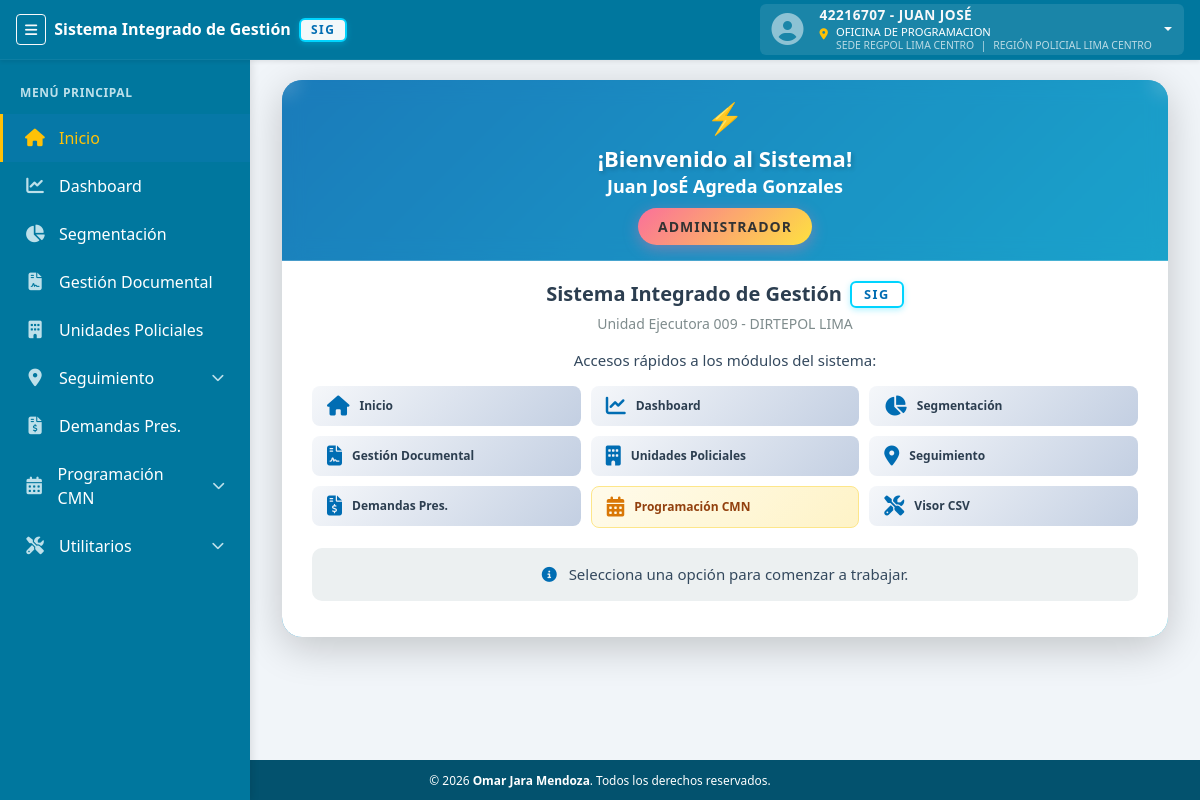
The page /vista/inicio.php (signed in) on the database its author committed.
### tables this page shows
CREATE TABLE `modulos` (
  `id` int(11) NOT NULL,
  `nombre` varchar(100) NOT NULL COMMENT 'Nombre descriptivo del módulo',
  `slug` varchar(50) NOT NULL COMMENT 'Identificador único (snake_case)',
  `icono` varchar(50) DEFAULT 'fa-cube' COMMENT 'Icono FontAwesome',
  `enlace` varchar(255) DEFAULT '#',
  `categoria` varchar(50) DEFAULT 'OTROS',
  `color` varchar(20) DEFAULT '#00779e' COMMENT 'Color del módulo',
  `orden` int(11) DEFAULT 0 COMMENT 'Orden de visualización',
  `es_restringido` tinyint(1) DEFAULT 0 COMMENT '1 = Solo Admin/SuperAdmin (Configuración, Bitácoras)',
  `descripcion` text DEFAULT NULL COMMENT 'Descripción del módulo',
  `activo` tinyint(1) DEFAULT 1 COMMENT 'Estado del módulo',
  `created_at` timestamp NULL DEFAULT current_timestamp(),
  `updated_at` timestamp NULL DEFAULT current_timestamp() ON UPDATE current_timestamp()
);

### modelo/sesion_config.php (called while the page is built, shortened)
<?php
if (!function_exists('userCan')) {
    function userCan($modulo, $accion = 'VER') {
        $mod = strtoupper(trim($modulo));
        $acc = strtoupper(trim($accion));
        return isset($_SESSION['permisos'][$mod][$acc]) && $_SESSION['permisos'][$mod][$acc] === true;
    }
}

### vista/inicio.php (the view, shortened to what this page needs)
<!DOCTYPE html>
<html lang="es">
<head>
    <link rel="stylesheet" href="https://cdnjs.cloudflare.com/ajax/libs/font-awesome/6.4.0/css/all.min.css">
</head>
<body>
    <?php require('./layout/topbar.php'); ?>
    <?php require('./layout/sidebar.php'); ?>
    <div class="page-content">
        <div class="container-fluid">
            <div class="welcome-card mb-5">
                <div class="welcome-header">
                    <div class="welcome-icon">
                        <?php
                        $rol = $_SESSION['rol'] ?? 'Usuario';
                        if ($rol === 'Super Administrador') {
                            echo '👑';
                        } elseif ($rol === 'Administrador') {
                            echo '⚡';
                        } else {
                            echo '👤';
                        }
                        ?>
                    </div>
                    <h2 class="welcome-title">¡Bienvenido al Sistema!</h2>
                    <h3 class="welcome-name">
                        <?= htmlspecialchars(ucwords(strtolower(($_SESSION['nombre'] ?? '') . ' ' . ($_SESSION['apellido'] ?? '')))) ?>
                    </h3>
                    <?php if ($rol === 'Super Administrador' || $rol === 'Administrador'): ?>
                        <div class="welcome-role">
                            <span class="role-badge <?= $rol === 'Super Administrador' ? 'role-super' : 'role-admin' ?>">
                                <?= htmlspecialchars($rol) ?>
                            </span>
                        </div>
                    <?php endif; ?>
                </div>
                <div class="welcome-body">
                    <h4 class="system-title d-flex align-items-center justify-content-center gap-2">
                        Sistema Integrado de Gestión
                        <span class="badge"
                            style="background: rgba(255, 255, 255, 0.95); color: #006db3; font-size: 0.8rem; padding: 5px 12px; letter-spacing: 1.5px; font-weight: 700; border: 2px solid #00d4ff; box-shadow: 0 2px 6px rgba(0, 212, 255, 0.3);">SIG</span>
                    </h4>
                    <p class="system-subtitle">Unidad Ejecutora 009 - DIRTEPOL LIMA</p>
                    <div class="modules-info">
                        <p class="intro-text">
                            Accesos rápidos a los módulos del sistema:
                        </p>
                        <div class="modules-grid">
                            <?php
                            $resCards = $conexion->query("SELECT * FROM modulos WHERE activo = 1 ORDER BY orden ASC");
                            while ($m = $resCards->fetch_assoc()):
                                $slugFilter = strtolower($m['slug'] ?? '');
                                $nombreFilter = mb_strtolower(trim($m['nombre']), 'UTF-8');
                                if (!userCan($m['slug']) ||
                                    $slugFilter === 'acerca' ||
                                    strpos($slugFilter, 'acerca') !== false ||
                                    in_array($nombreFilter, ['módulos auxiliares', 'modulos auxiliares', 'utilitarios', 'configuración', 'configuracion'])) {
                                    continue;
                                }
                                $raw_enlace = $m['enlace'] ?? '#';
                                if ($slugFilter === 'inicio') {
                                    $raw_enlace = 'vista/inicio.php';
                                } elseif ($slugFilter === 'dashboard') {
                                    $raw_enlace = 'vista/dashboard.php';
                                } elseif ($slugFilter === 'cmn') {
                                    $raw_enlace = 'vista/cmn_clasificacion.php';
                                } elseif ($slugFilter === 'seguimiento') {
                                    $raw_enlace = 'vista/seguimiento_pac.php';
                                } elseif ($slugFilter === 'rendiciones') {
                                    $raw_enlace = 'vista/rendiciones.php';
                                } elseif ($slugFilter === 'repositorio') {
                                    $raw_enlace = 'vista/repositorio.php';
                                }
                                $href = $raw_enlace;
                                if (!empty($href) && $href !== '#' && strpos($href, 'javascript') === false) {
                                    $href = str_replace(['../', './'], '', $href);
                                    $href = ltrim($href, '/');
                                    $base_url_grid = defined('BASE_URL') ? BASE_URL : '/';
                                    $href = $base_url_grid . $href;
                                }
                                $cardStyle = "";
                                $iconStyle = "";
                                $textStyle = "";
                                if ($m['slug'] === 'cmn') {
                                    $cardStyle = 'style="background: linear-gradient(135deg, #fffbeb 0%, #fef3c7 100%); border: 1px solid #fde68a;"';
                                    $iconStyle = 'style="color: #d97706;"';
                                    $textStyle = 'style="color: #92400e;"';
                                } elseif ($m['slug'] === 'rendiciones') {
                                    $cardStyle = 'style="background: linear-gradient(135deg, #e0f2fe 0%, #bae6fd 100%); border: 1px solid #7dd3fc;"';
                                    $iconStyle = 'style="color: #0369a1;"';
                                    $textStyle = 'style="color: #075985;"';
                                }
                            ?>
                                <a href="<?= htmlspecialchars($href) ?>" class="text-decoration-none">
                                    <div class="module-item" <?= $cardStyle ?>>
                                        <i class="fa-solid <?= htmlspecialchars($m['icono']) ?>" <?= $iconStyle ?>></i>
                                        <span <?= $textStyle ?>><?= htmlspecialchars($m['nombre']) ?></span>
                                    </div>
                                </a>
                            <?php endwhile; ?>
                        </div>
                        <p class="footer-text">
                            <i class="fa-solid fa-circle-info"></i>
                            Selecciona una opción para comenzar a trabajar.
                        </p>
                    </div>
                </div>
            </div>
        </div>
    </div>
    <?php require('./layout/footer.php'); ?>
</body>
</html>

### vista/layout/sidebar.php (shortened to what this page needs)
<?php
require_once __DIR__ . "/../../modelo/conexion.php";
$sqlModulos = "SELECT * FROM modulos WHERE activo = 1 ORDER BY orden ASC";
$resModulos = $conexion->query($sqlModulos);
$menuData = [
    'OPERATIVOS' => [],
    'AUXILIARES' => [],
    'UTILITARIOS' => [],
    'SISTEMA' => [],
    'OTROS' => []
];
while ($m = $resModulos->fetch_assoc()) {
    $slugFiltro = strtolower($m['slug'] ?? '');
    if (in_array($slugFiltro, ['destinos', 'ubicacion', 'ubicaciones', 'acerca']) || strpos($slugFiltro, 'acerca') !== false) continue;
    $cat = strtoupper($m['categoria'] ?? 'OTROS');
    $menuData[$cat][] = $m;
}
$current_uri = $_SERVER['REQUEST_URI'];
$base_url = (defined('BASE_URL') ? BASE_URL : '/');
?>
<aside id="sidebar" class="sidebar">
  <div class="main-title">Menú Principal</div>
  <div class="menu">
    <?php
    if (!function_exists('isUrlActive')) {
        function isUrlActive($current_uri, $enlace) {
            $path = parse_url($current_uri, PHP_URL_PATH);
            $file = basename($path);
            $enlaceFile = basename($enlace);
            return $file === $enlaceFile;
        }
    }
    if (!function_exists('getCleanUrl')) {
        function getCleanUrl($base, $enlace) {
            $enlace = str_replace(['../', './'], '', $enlace);
            $enlace = ltrim($enlace, '/');
            return $base . $enlace;
        }
    }
    ?>
    <?php foreach ($menuData['OPERATIVOS'] as $m): ?>
      <?php if (userCan($m['slug'])): ?>
        <?php
          $isActive = isUrlActive($current_uri, $m['enlace']);
          if ($m['slug'] === 'seguimiento'):
            $isSeguimientoActive = strpos($current_uri, 'seguimiento_pac.php') !== false || strpos($current_uri, 'seguimiento_menores.php') !== false;
        ?>
          <div class="has-submenu <?= $isSeguimientoActive ? 'active' : '' ?>" id="submenu-seguimiento">
            <a href="javascript:void(0);" class="submenu-toggle">
              <i class="fa-solid <?= $m['icono'] ?>"></i> <span><?= $m['nombre'] ?></span>
              <i class="fa-solid fa-chevron-down arrow"></i>
            </a>
          </div>
        <?php elseif ($m['slug'] === 'cmn'):
            $isCmnActive = strpos($current_uri, 'cmn_listado.php') !== false ||
                           strpos($current_uri, 'cmn_identificacion.php') !== false ||
                           strpos($current_uri, 'cmn_clasificacion.php') !== false ||
                           strpos($current_uri, 'cmn_consolidacion.php') !== false;
        ?>
          <div class="has-submenu <?= $isCmnActive ? 'active' : '' ?>" id="submenu-cmn">
            <a href="javascript:void(0);" class="submenu-toggle">
              <i class="fa-solid <?= $m['icono'] ?>"></i> <span><?= $m['nombre'] ?></span>
              <i class="fa-solid fa-chevron-down arrow"></i>
            </a>
          </div>
               <?php else: ?>
          <?php
            $raw_enlace = $m['enlace'] ?? '';
            $slugVar = strtolower($m['slug'] ?? '');
            if ($slugVar === 'inicio') {
                $raw_enlace = 'vista/inicio.php';
            } elseif ($slugVar === 'dashboard') {
                $raw_enlace = 'controlador/dashboard.php';
            } elseif (empty($raw_enlace) || $raw_enlace === '#') {
                $raw_enlace = '#';
            }
            $enlace_final = getCleanUrl($base_url, $raw_enlace);
          ?>
          <a href="<?= $enlace_final ?>"
            class="<?= $isActive ? 'active-link' : '' ?>">
            <i class="fa-solid <?= $m['icono'] ?>"></i> <span><?= $m['nombre'] ?></span>
          </a>
        <?php endif; ?>
      <?php endif; ?>
    <?php endforeach; ?>
    <?php
      $canSeeUtils = false;
      foreach ($menuData['UTILITARIOS'] as $m) { if (userCan($m['slug'])) { $canSeeUtils = true; break; } }
      if ($canSeeUtils):
        $isAnyUtilActive = false;
    ?>
      <div class="has-submenu <?= $isAnyUtilActive ? 'active' : '' ?>" id="submenu-utils">
        <a href="javascript:void(0);" class="submenu-toggle">
          <i class="fa-solid fa-screwdriver-wrench"></i> <span>Utilitarios</span>
          <i class="fa-solid fa-chevron-down arrow"></i>
        </a>
      </div>
    <?php endif; ?>
  </div>
</aside>

### public/css/estilos.css (style rules this page uses)
:root { --sidebar-width: 250px; --sidebar-collapsed-width: 70px; --topbar-height: 60px; --primary-color: #00779e; --secondary-color: #00779e; --accent-color: #ffc107; --text-light: #ffffff; --text-muted: #bde0ea; --bg-body: #f1f5f9; --transition-speed: 0.3s; }
body { background-color: var(--bg-body); font-family: 'Segoe UI', system-ui, -apple-system, sans-serif; min-height: 100vh; }
.sidebar { position: fixed; top: var(--topbar-height); left: 0; height: calc(100vh - var(--topbar-height)); width: var(--sidebar-width); background-color: var(--secondary-color); color: var(--text-light); transition: width var(--transition-speed); z-index: 1020; overflow-y: auto; box-shadow: 2px 0 8px rgba(0, 0, 0, 0.1); }
.sidebar .main-title { padding: 1.5rem 1.25rem 0.75rem; font-size: 0.75rem; font-weight: 700; text-transform: uppercase; color: var(--text-muted); letter-spacing: 0.05em; white-space: nowrap; overflow: hidden; text-overflow: ellipsis; }
.sidebar a { display: flex; align-items: center; gap: 12px; padding: 12px 20px; text-decoration: none; color: var(--text-light); transition: all var(--transition-speed); border-left: 3px solid transparent; }
.sidebar a.active-link, .sidebar .has-submenu.active>a { background-color: rgba(59, 130, 246, 0.1); border-left-color: var(--accent-color); color: var(--accent-color); }
.sidebar i { width: 24px; text-align: center; font-size: 1.1rem; color: var(--text-muted); transition: color var(--transition-speed); }
.sidebar a:hover i, .sidebar a.active-link i { color: var(--accent-color); }
.has-submenu .arrow { margin-left: auto; font-size: 0.8rem; transition: transform var(--transition-speed); }
.page-content { margin-left: var(--sidebar-width); padding: calc(var(--topbar-height) + 20px) 20px 20px 20px; transition: margin-left var(--transition-speed); width: auto; min-height: calc(100vh - var(--topbar-height)); box-sizing: border-box; }

### vista/inicio.php (style rules this page uses)
.page-content { padding: 15px 30px; padding-top: 65px; }
.welcome-card { background: linear-gradient(135deg, #006db3 0%, #00a8cc 100%); border-radius: 20px; padding: 0; box-shadow: 0 10px 40px rgba(0, 0, 0, 0.2); overflow: hidden; max-width: 900px; margin: 0 auto; }
.welcome-header { background: rgba(255, 255, 255, 0.1); backdrop-filter: blur(10px); padding: 15px 20px; text-align: center; border-bottom: 1px solid rgba(255, 255, 255, 0.2); }
.welcome-icon { font-size: 30px; margin-bottom: 5px; animation: bounce 2s infinite; }
.welcome-title { color: white; font-size: 22px; font-weight: 700; margin: 5px 0; text-shadow: 2px 2px 4px rgba(0, 0, 0, 0.2); }
.welcome-name { color: #fff; font-size: 18px; font-weight: 600; margin: 5px 0; }
.welcome-role { margin-top: 10px; }
.role-badge { display: inline-block; padding: 8px 20px; border-radius: 25px; font-size: 14px; font-weight: 600; text-transform: uppercase; letter-spacing: 1px; }
.role-admin { background: linear-gradient(135deg, #fa709a 0%, #fee140 100%); color: #333; box-shadow: 0 4px 15px rgba(250, 112, 154, 0.4); }
.welcome-body { background: white; padding: 20px 30px; }
.system-title { color: #2c3e50; font-size: 20px; font-weight: 700; text-align: center; margin-bottom: 5px; }
.system-subtitle { color: #7f8c8d; font-size: 14px; text-align: center; margin-bottom: 15px; }
.intro-text { color: #34495e; font-size: 15px; text-align: center; margin-bottom: 15px; }
.modules-grid { display: grid; grid-template-columns: repeat(auto-fit, minmax(200px, 1fr)); gap: 10px; margin-bottom: 20px; }
.module-item { background: linear-gradient(135deg, #f5f7fa 0%, #c3cfe2 100%); padding: 10px 15px; border-radius: 8px; display: flex; align-items: center; gap: 10px; transition: transform 0.3s ease, box-shadow 0.3s ease; }
.module-item i { font-size: 20px; color: #006db3; }
.module-item span { color: #2c3e50; font-weight: 600; font-size: 12px; }
.footer-text { background: #ecf0f1; padding: 15px; border-radius: 10px; text-align: center; color: #34495e; font-size: 15px; }
.footer-text i { color: #006db3; margin-right: 8px; }

### vista/layout/footer.php (style rules this page uses)
body { display: flex; flex-direction: column; min-height: 100vh; }
.page-content { flex: 1; }

### rows shown on the page
modulos: nombre "Inicio"
modulos: nombre "Dashboard"
modulos: nombre "Segmentación"
modulos: nombre "Gestión Documental"
modulos: nombre "Unidades Policiales"
modulos: nombre "Seguimiento"
modulos: nombre "Demandas Pres."
modulos: nombre "Programación CMN"
modulos: nombre "Visor CSV"

### other values the page prints
$_SESSION["dni"] "42216707"
$_SESSION["nombre"] "JUAN JOSÉ"
$subunidad "OFICINA DE PROGRAMACION"
$division "SEDE REGPOL LIMA CENTRO"
$region "REGIÓN POLICIAL LIMA CENTRO"
$rol "ADMINISTRADOR"
